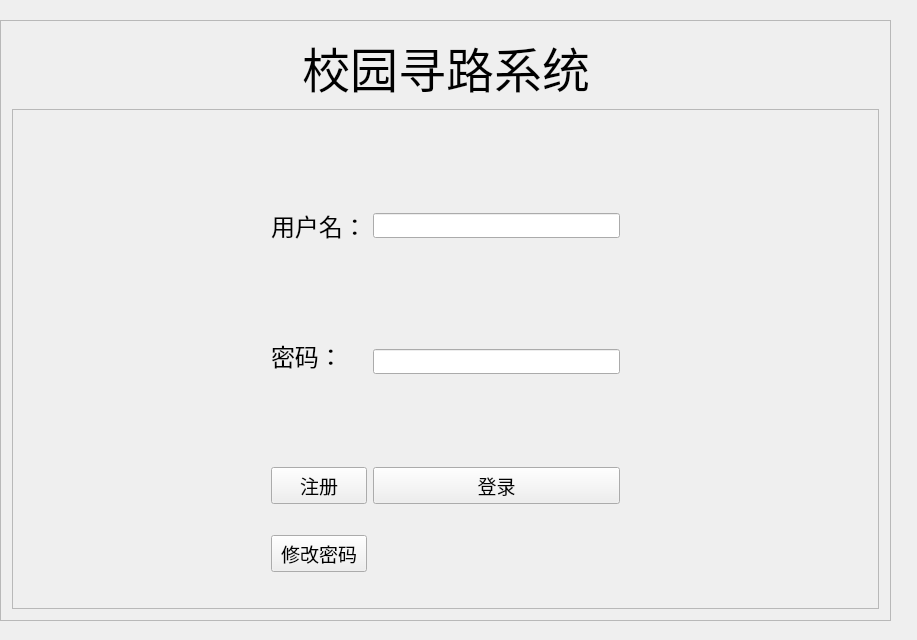
<?xml version="1.0" encoding="UTF-8"?>
<ui version="4.0">
 <class>SchoolClass</class>
 <widget class="QMainWindow" name="SchoolClass">
  <property name="geometry">
   <rect>
    <x>0</x>
    <y>0</y>
    <width>917</width>
    <height>640</height>
   </rect>
  </property>
  <property name="windowTitle">
   <string>校园寻路系统</string>
  </property>
  <property name="windowIcon">
   <iconset resource="School.qrc">
    <normaloff>:/School/Picture/tb.png</normaloff>:/School/Picture/tb.png</iconset>
  </property>
  <property name="styleSheet">
   <string notr="true">background-image: url(:/School/Picture/dl.png);</string>
  </property>
  <widget class="QWidget" name="centralWidget">
   <widget class="QFrame" name="frame">
    <property name="geometry">
     <rect>
      <x>0</x>
      <y>20</y>
      <width>891</width>
      <height>601</height>
     </rect>
    </property>
    <property name="frameShape">
     <enum>QFrame::StyledPanel</enum>
    </property>
    <property name="frameShadow">
     <enum>QFrame::Raised</enum>
    </property>
    <layout class="QGridLayout" name="gridLayout_2">
     <item row="0" column="1">
      <widget class="QLabel" name="BiaoTI">
       <property name="font">
        <font>
         <family>方正粗黑宋简体</family>
         <pointsize>36</pointsize>
        </font>
       </property>
       <property name="text">
        <string>校园寻路系统</string>
       </property>
      </widget>
     </item>
     <item row="0" column="0">
      <spacer name="horizontalSpacer">
       <property name="orientation">
        <enum>Qt::Horizontal</enum>
       </property>
       <property name="sizeHint" stdset="0">
        <size>
         <width>244</width>
         <height>20</height>
        </size>
       </property>
      </spacer>
     </item>
     <item row="0" column="2">
      <spacer name="horizontalSpacer_2">
       <property name="orientation">
        <enum>Qt::Horizontal</enum>
       </property>
       <property name="sizeHint" stdset="0">
        <size>
         <width>243</width>
         <height>20</height>
        </size>
       </property>
      </spacer>
     </item>
     <item row="2" column="0" colspan="3">
      <widget class="QFrame" name="frame_2">
       <property name="frameShape">
        <enum>QFrame::StyledPanel</enum>
       </property>
       <property name="frameShadow">
        <enum>QFrame::Raised</enum>
       </property>
       <layout class="QGridLayout" name="gridLayout">
        <item row="3" column="1" rowspan="2" colspan="2">
         <widget class="QLabel" name="Mm_lable_2">
          <property name="font">
           <font>
            <family>方正粗黑宋简体</family>
            <pointsize>18</pointsize>
            <weight>50</weight>
            <bold>false</bold>
           </font>
          </property>
          <property name="text">
           <string>密码：</string>
          </property>
         </widget>
        </item>
        <item row="5" column="2">
         <spacer name="verticalSpacer">
          <property name="orientation">
           <enum>Qt::Vertical</enum>
          </property>
          <property name="sizeHint" stdset="0">
           <size>
            <width>20</width>
            <height>40</height>
           </size>
          </property>
         </spacer>
        </item>
        <item row="1" column="1">
         <widget class="QLabel" name="YHM_lable">
          <property name="font">
           <font>
            <family>方正粗黑宋简体</family>
            <pointsize>18</pointsize>
            <weight>50</weight>
            <bold>false</bold>
           </font>
          </property>
          <property name="text">
           <string>用户名：</string>
          </property>
         </widget>
        </item>
        <item row="1" column="0">
         <spacer name="horizontalSpacer_3">
          <property name="orientation">
           <enum>Qt::Horizontal</enum>
          </property>
          <property name="sizeHint" stdset="0">
           <size>
            <width>40</width>
            <height>20</height>
           </size>
          </property>
         </spacer>
        </item>
        <item row="2" column="2">
         <spacer name="verticalSpacer_3">
          <property name="orientation">
           <enum>Qt::Vertical</enum>
          </property>
          <property name="sizeHint" stdset="0">
           <size>
            <width>20</width>
            <height>40</height>
           </size>
          </property>
         </spacer>
        </item>
        <item row="8" column="1">
         <widget class="QPushButton" name="ZhuCe_Button">
          <property name="font">
           <font>
            <family>方正粗黑宋简体</family>
            <pointsize>14</pointsize>
            <weight>50</weight>
            <bold>false</bold>
           </font>
          </property>
          <property name="text">
           <string>注册</string>
          </property>
         </widget>
        </item>
        <item row="8" column="2">
         <widget class="QPushButton" name="DengLu_Button">
          <property name="font">
           <font>
            <family>方正粗黑宋简体</family>
            <pointsize>14</pointsize>
            <weight>50</weight>
            <bold>false</bold>
           </font>
          </property>
          <property name="text">
           <string>登录</string>
          </property>
         </widget>
        </item>
        <item row="1" column="2">
         <widget class="QLineEdit" name="YHM_line">
          <property name="font">
           <font>
            <family>方正粗黑宋简体</family>
           </font>
          </property>
          <property name="text">
           <string/>
          </property>
         </widget>
        </item>
        <item row="1" column="3">
         <spacer name="horizontalSpacer_4">
          <property name="orientation">
           <enum>Qt::Horizontal</enum>
          </property>
          <property name="sizeHint" stdset="0">
           <size>
            <width>40</width>
            <height>20</height>
           </size>
          </property>
         </spacer>
        </item>
        <item row="4" column="2">
         <widget class="QLineEdit" name="Mima_Line">
          <property name="font">
           <font>
            <family>方正粗黑宋简体</family>
           </font>
          </property>
          <property name="text">
           <string/>
          </property>
          <property name="echoMode">
           <enum>QLineEdit::Password</enum>
          </property>
         </widget>
        </item>
        <item row="0" column="2">
         <spacer name="verticalSpacer_2">
          <property name="orientation">
           <enum>Qt::Vertical</enum>
          </property>
          <property name="sizeHint" stdset="0">
           <size>
            <width>20</width>
            <height>40</height>
           </size>
          </property>
         </spacer>
        </item>
        <item row="9" column="2">
         <spacer name="verticalSpacer_4">
          <property name="orientation">
           <enum>Qt::Vertical</enum>
          </property>
          <property name="sizeHint" stdset="0">
           <size>
            <width>20</width>
            <height>40</height>
           </size>
          </property>
         </spacer>
        </item>
        <item row="9" column="1">
         <widget class="QPushButton" name="Xgmm">
          <property name="font">
           <font>
            <family>方正粗黑宋简体</family>
            <pointsize>14</pointsize>
           </font>
          </property>
          <property name="text">
           <string>修改密码</string>
          </property>
         </widget>
        </item>
       </layout>
      </widget>
     </item>
    </layout>
   </widget>
  </widget>
 </widget>
 <layoutdefault spacing="6" margin="11"/>
 <resources>
  <include location="School.qrc"/>
 </resources>
 <connections/>
</ui>
